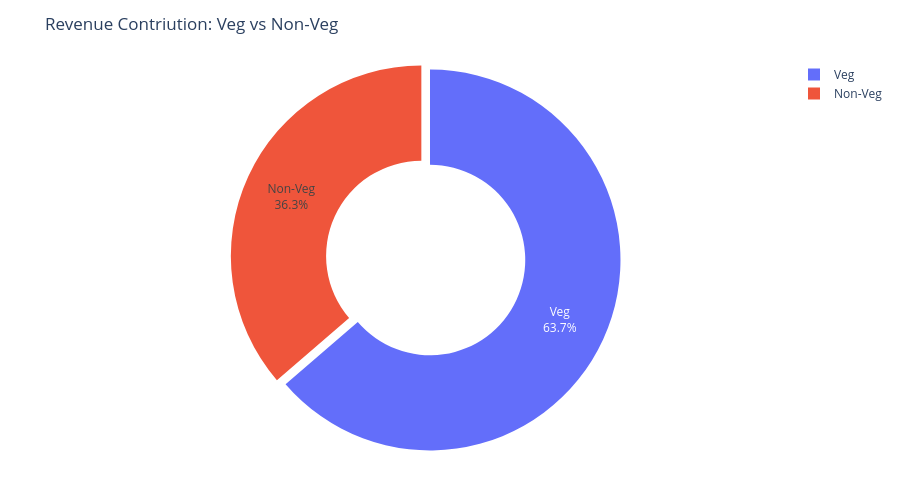

Here is the notebook cell this chart was saved with:
### Code cell
import plotly.express as px
fig = px.pie(
    food_revenue,
    values="price",
    names="category",
    hole=0.5,
    title="Revenue Contriution: Veg vs Non-Veg",
)

fig.update_traces(
    textinfo="percent+label",
    pull=[0.05,0]
)

fig.update_layout(
    height=500,
    margin=dict(t=60, b=40, r=40)
)
fig.show()

### Figure 1 — Plotly figure (JSON) as saved in the notebook; plotly's stock layout.template omitted (floating-point values rounded to 4 significant figures)
{"data": [{"domain": {"x": [0, 1], "y": [0, 1]}, "hole": 0.5, "hovertemplate": "category=%{label}<br>price=%{value}<extra></extra>", "labels": ["Non-Veg", "Veg"], "legendgroup": "", "name": "", "pull": [0.05, 0], "showlegend": true, "textinfo": "percent+label", "type": "pie", "values": [19240000.0, 33770000.0]}], "layout": {"height": 500, "legend": {"tracegroupgap": 0}, "margin": {"b": 40, "r": 40, "t": 60}, "title": {"text": "Revenue Contriution: Veg vs Non-Veg"}}}
